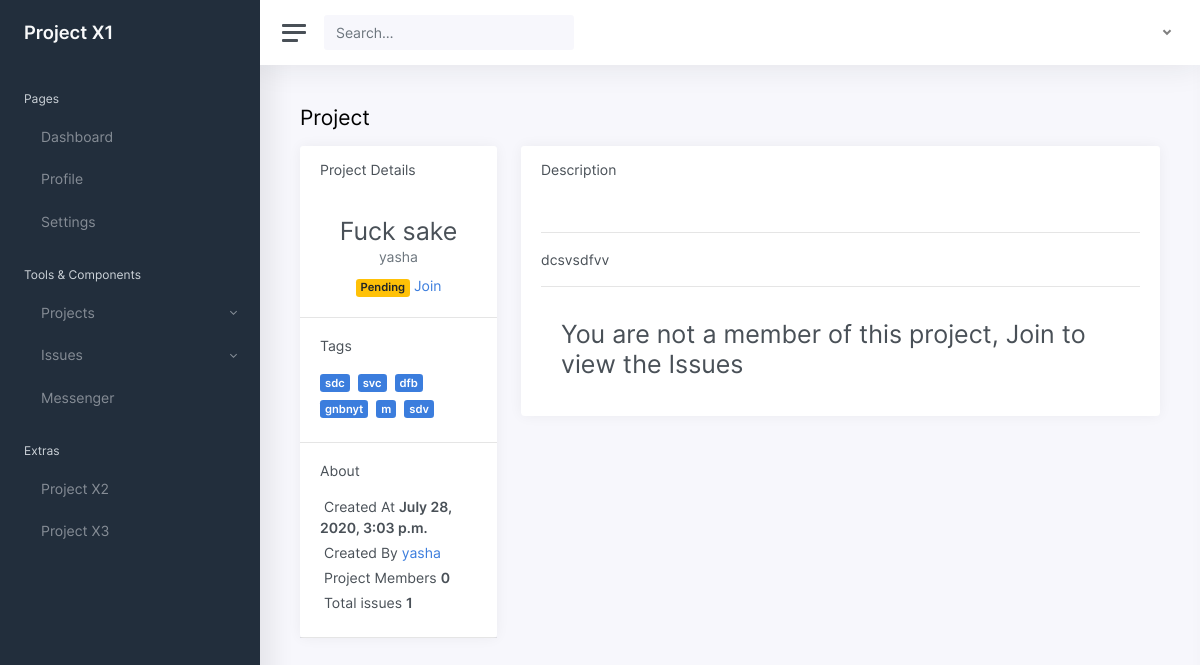
Before: /projects/issues/in/3/ with the older database file.
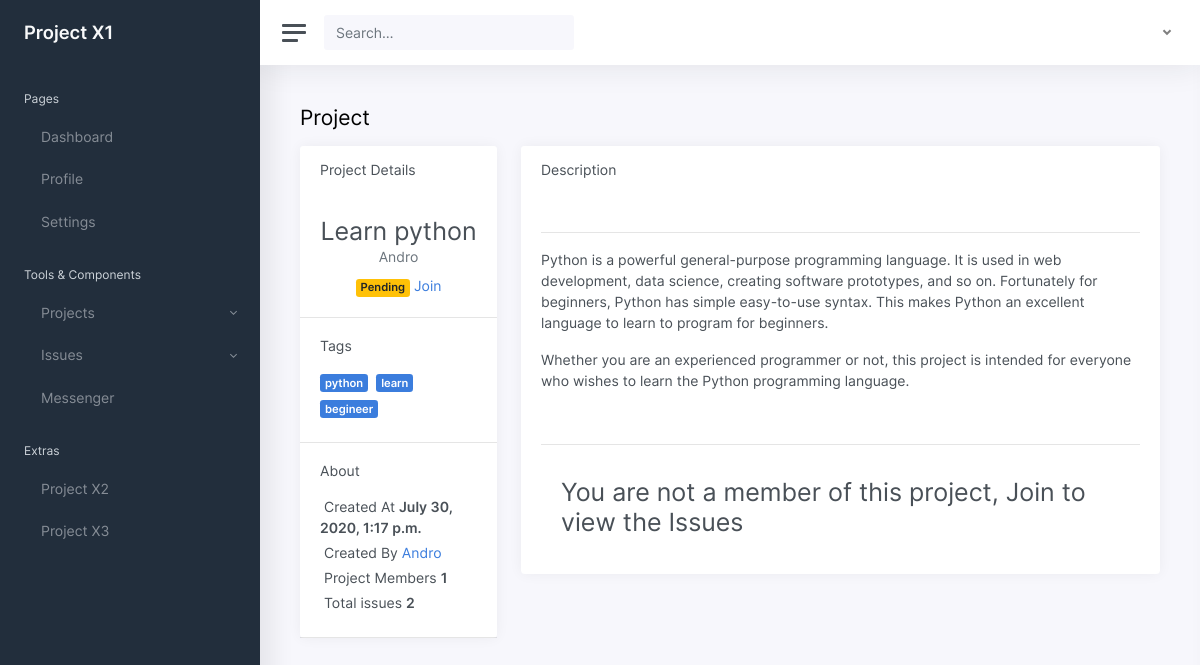
After: the same page with the newer database file.
### projects/models.py (models this page shows, shortened)
class Project(models.Model):
    user = models.ForeignKey(User,null=True,on_delete=models.CASCADE,related_name='projects')
    name = models.CharField(max_length=255, unique=True)
    created_at = models.DateTimeField(auto_now=True)
    description = RichTextField(blank=True,null=True)
    tags = TaggableManager()
    complete = models.BooleanField(default = False)
    members = models.ManyToManyField(User,through="ProjectMember")
    class Meta:
        ordering = ["name"]
        unique_together = ['user','name']

### projects/views.py (the view)
# urls.py: url(r"^issues/in/(?P<pk>\d+)/$",views.SingleProject.as_view(),name="single"),
class SingleProject(generic.DetailView):
    model = Project

### projects/templates/projects/project_detail.html (shortened to what this page needs)
{% extends "projects/project_base.html" %}
{% block project_content %}
<div>
	<main class="content">
		<div class="container-fluid p-0">
			<h1 class="h3 mb-3">Project</h1>
			<div class="row">
				<div class="col-md-4 col-xl-3">
					<div class="card mb-3">
						<div class="card-header">
							<h5 class="card-title mb-0">Project Details</h5>
						</div>
						<div class="card-body text-center">
							<h1 style="font-size: 25px;" class="card-title mb-0">{{project.name.capitalize}}</h1>
							<div class="text-muted mb-2">{{project.user.username}}</div>
							<div>
								{% if project.complete == False %}
								{% if project.user == user %}
								<span class="badge badge-danger"><a
										href="{% url 'projects:complete' pk=project.pk %}">Mark
										Completed</a></span>
								<span class="badge badge-warning"><a href="{% url 'projects:delete' pk=project.pk %}">
										Delete</a></span>
								{% else %}
								<span class="badge badge-warning">Pending</span>
								{% endif %}
								{% else %}
								<span class="badge badge-success">Done</span>
								{% endif %}
								{% if project.complete == False and project.user != user %}
								{% if user in project.members.all %}
								<a href="{% url 'projects:leave' pk=project.pk %}"></span>Leave</a>
								{% else %}
								<a href="{% url 'projects:join' pk=project.pk  %}"></span>Join</a>
								{% endif %}
								{% else %}
								{% if user in project.members.all and user != project.user %}
								<td><a href="{% url 'projects:leave' pk=project.pk %}"></span>leave</a></td>
								{% endif %}
								{% endif %}
							</div>
						</div>
						<hr class="my-0" />
						<div class="card-body">
							<h5 class="h6 card-title">Tags</h5>
							{% for tag in project.tags.all %}
							<a href="{% url 'projects:tagged' pk=tag.pk %}"
								class="badge badge-primary mr-1 my-1">{{tag|safe}}</a>
							{% endfor %}
						</div>
						<hr class="my-0" />
						<div class="card-body">
							<h5 class="h6 card-title">About</h5>
							<ul class="list-unstyled mb-0">
								<li class="mb-1"> Created
									At
									<strong> {{project.created_at}}</strong></li>
								<li class="mb-1"> Created By <a
										href="{% url 'accounts:profile' pk=project.user.pk %}">
										{{project.user.username}}</a></li>
								<li class="mb-1"> Project
									Members <strong> {{project.members.count}}</strong></li>
								<li class="mb-1">
									Total issues <strong> {{project.issues.count}}</strong></li>
							</ul>
						</div>
						<hr class="my-0" />
					</div>
				</div>
				<div class="col-md-8 col-xl-9">
					<div class="card">
						<div class="card-header">
							<h5 class="card-title mb-0">Description</h5>
						</div>
						<div class="card-body h-100">
							<hr />
							<div>
								{{project.description|safe}}
							</div>
							<hr />
							{% if user in project.members.all or project.user == user %}
							{% if not project.issues.all %}
							<div>
								<h3>No Issues yet</h3>
							</div>
							<hr />
							{% else %}
							<table class="table table-hover my-0">
								<thead>
									<tr>
										<th>Name</th>
										<th class="d-none d-xl-table-cell">Created At</th>
										<th class="d-none d-xl-table-cell">Created By</th>
										<th class="d-none d-xl-table-cell">Project</th>
										<th class="d-none d-xl-table-cell">Members Working</th>
										<th>Status</th>
										<th>Actions</th>
									</tr>
								</thead>
								<tbody>
									{% for issue in project.issues.all %}
									{% include "issues/_issue.html" %}
									{% endfor %}
								</tbody>
							</table>
							{% endif %}
						</div>
					</div>
				</div>
				{% else %}
				<div class="card-header">
					<h2 style="font-size: 25px;" class="card-title mb-0">You are not a member of this
						project, Join to view the Issues</h2>
				</div>
				{% endif %}
			</div>
		</div>
	</main>
</div>
{% endblock %}

Changed rows visible on the page:
removed Tag: name "sdc"
removed Tag: name "svc"
removed Tag: name "dfb"
removed Tag: name "gnbnyt"
removed Tag: name "m"
removed Tag: name "sdv"
changed Project: name "Fuck sake" → "Learn python"; user.username "yasha" → "Andro"; created_at "July 28, 2020, 3:03 p.m." → "July 30, 2020, 1:17 p.m."; members.count "0" → "1"; issues.count "1" → "2"; description "dcsvsdfvv" → "Python is a powerful general-purpose programming language. It is used in web development, data science, creating software prototypes, and so on. Fortunately for beginners, Python has simple easy-to-use syntax. This makes Python an excellent language to learn to program for beginners. Whether you are an experienced programmer or not, this project is intended for everyone who wishes to learn the Python programming language."
now on this page (row edited): Tag: name "python"
now on this page (row edited): Tag: name "learn"
now on this page (row edited): Tag: name "begineer"
